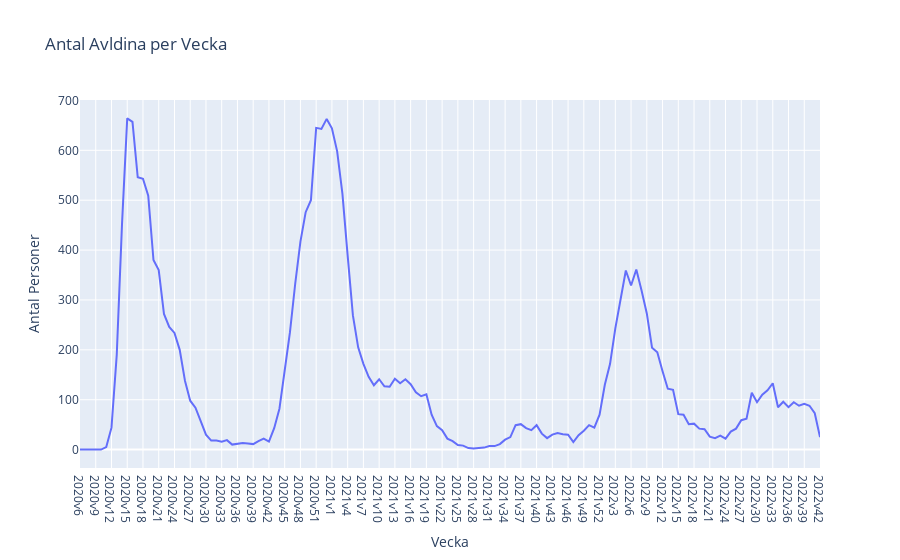

Notebook cell for this chart:
### Markdown cell above
# Plotly express plotting C-F

### Code cell
px.line(df, x = "Vecka", y = "Antal_avlidna_vecka", title = "Antal Avldina per Vecka").update_layout(yaxis_title = "Antal Personer")

### Figure 1 — Plotly figure (JSON) as saved in the notebook; plotly's stock layout.template omitted (floating-point values rounded to 4 significant figures; data arrays with more than 128 entries replaced by an {"elided": "..."} marker saying what was removed)
{"data": [{"hovertemplate": "Vecka=%{x}<br>Antal_avlidna_vecka=%{y}<extra></extra>", "legendgroup": "", "line": {"color": "#636efa", "dash": "solid"}, "marker": {"symbol": "circle"}, "mode": "lines", "name": "", "orientation": "v", "showlegend": false, "type": "scatter", "x": {"elided": "142 str values"}, "xaxis": "x", "y": {"elided": "142 int values"}, "yaxis": "y"}], "layout": {"legend": {"tracegroupgap": 0}, "title": {"text": "Antal Avldina per Vecka"}, "xaxis": {"anchor": "y", "domain": [0, 1], "title": {"text": "Vecka"}}, "yaxis": {"anchor": "x", "domain": [0, 1], "title": {"text": "Antal Personer"}}}}
